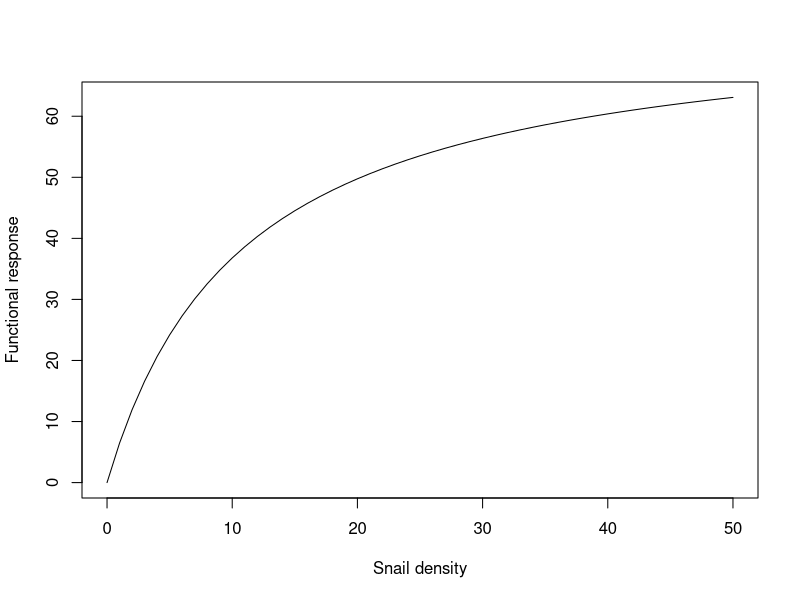

Write R code to recreate this figure.
## Modeling functional response of prawn on different size classes of snails

## To-do list:
  # Continue to tweak attack rate and handling time functions (i.e. to capture size refuge)
  # Resolve scale issue

predation = function(P, P.L, N1, N2, N3) {
  
  N = N1 + N2 + N3
  
  P.bm = (0.096868*(P.L/10)^3.2944)/10 # Prawn length (mm) to weight (g) conversion,
                                       # based on Lalrisanga et al. 2012 (for M. rosenbergii)
  
  N1.bm = 0.187178454*0.4^2.536764792 # 4mm size class; length-to-weight conversion based on fitting allometric equation to Sanna's data on B. glabrata
  N2.bm = 0.187178454*0.8^2.536764792 # 8mm size class
  N3.bm = 0.187178454*1.2^2.536764792 # 12mm size class
                                      # Alternative polynomial function: 0.3124*x^2 - 0.1205*x
  
  # Ratios of prawn-to-snail biomass
  rps1 = P.bm / N1.bm
  rps2 = P.bm / N2.bm
  rps3 = P.bm / N3.bm
  
  # Attack rates as a function of biomass ratio
  alpha1 = 0.037192*rps1 # Alternative function: 1+0.03*rps
  alpha2 = 0.037192*rps2
  alpha3 = 0.037192*rps3
  
  # Handling times as a function of biomass ratio
  handle1 = 1/(0.40450*rps1) # Alternative function: 0.53623*exp(-0.05167*rps)
  handle2 = 1/(0.40450*rps2)
  handle3 = 1/(0.40450*rps3)
  
  # Preference variables, currently ignoring these
  gam1 = 1 #1/3 + 0.5*exp(-0.15*P.bm)
  gam3 = 1 #1/3*exp(-12*exp(-0.2*P.bm))
  gam2 = 1 #1 - gam1 - gam3
  
  # Adjusted preference variables, currently ignoring these
  # gam_star1 = gam1*(N1/N) / (gam1*(N1/N) + gam2*(N2/N) + gam3*(N3/N))
  # gam_star2 = gam2*(N2/N) / (gam1*(N1/N) + gam2*(N2/N) + gam3*(N3/N))
  # gam_star3 = gam3*(N3/N) / (gam1*(N1/N) + gam2*(N2/N) + gam3*(N3/N))
  
  # Size-class specific functional responses
  psi1 = (P*alpha1*gam1*N1) / (1+sum(alpha1*handle1*gam1*N1,
                                     alpha2*handle2*gam2*N2,
                                     alpha3*handle3*gam3*N3))
  
  psi2 = (P*alpha2*gam2*N2) / (1+sum(alpha1*handle1*gam1*N1,
                                     alpha2*handle2*gam2*N2,
                                     alpha3*handle3*gam3*N3))
  
  psi3 = (P*alpha3*gam3*N3) / (1+sum(alpha1*handle1*gam1*N1,
                                     alpha2*handle2*gam2*N2,
                                     alpha3*handle3*gam3*N3))
  
  # Aggregate functional response
  psi = psi1+psi2+psi3
  
  return(list("psi1"=psi1, "psi2"=psi2, "psi3"=psi3, "psi"=psi))
}

# Plot functional response for a given prawn size and snail population
x = c(0:50)
fr = numeric(length = length(x))
for (i in x) {
  pred = predation(P = 1, P.L = 75, N1 = 0.4*i, N2 = 0.3*i, N3 = 0.3*i)
  fr[i+1] = pred$psi
}
plot(x, fr, type="l", xlab = "Snail density", ylab = "Functional response")



